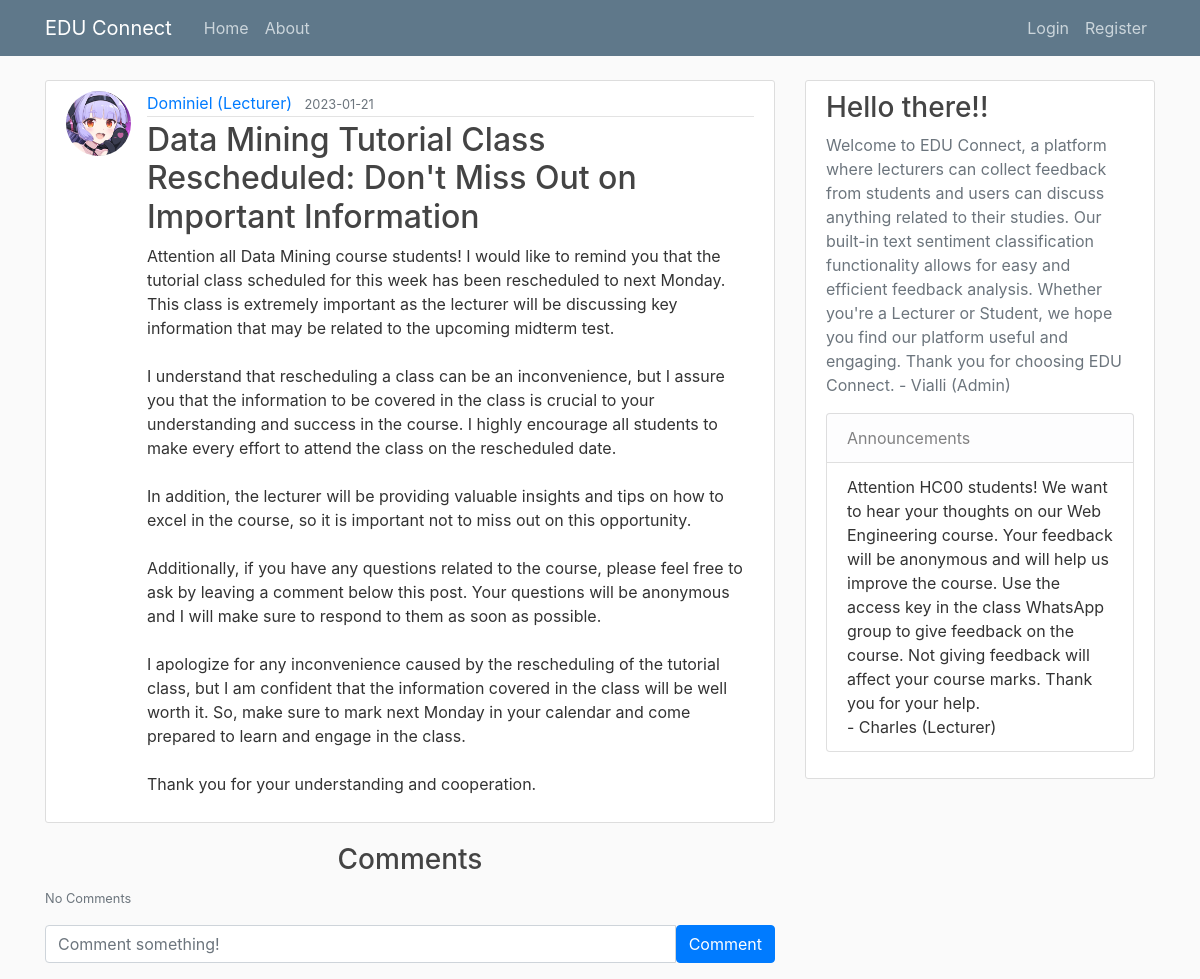
The app's page /post_id?postid=2 with its own data.
### EDUConnect/models.py (models this page shows, shortened)
class User(db.Model, UserMixin):
    id = db.Column(db.Integer, primary_key=True)
    username = db.Column(db.String(20), unique=True, nullable=False)
    email = db.Column(db.String(120), unique=True, nullable=False)
    image_file = db.Column(db.String(20), nullable=False, default='default.jpg')
    password = db.Column(db.String(60), nullable=False)
    posts = db.relationship('Post', backref='author', lazy=True)
    comments = db.relationship('Comment', backref='user', passive_deletes=True)
    role = db.Column(db.String(20), nullable=False, default='user')

class Post(db.Model):
    id = db.Column(db.Integer, primary_key=True)
    title = db.Column(db.String(100), nullable=False)
    date_posted = db.Column(db.DateTime, nullable=False, default=datetime.utcnow)
    content = db.Column(db.Text, nullable=False)
    user_id = db.Column(db.Integer, db.ForeignKey('user.id'), nullable=False)
    anonymous_comments = db.Column(db.Boolean, default=False)
    comments = db.relationship('Comment', backref='post', passive_deletes=True)
    is_private = db.Column(db.Boolean, default=False)
    access_key = db.Column(db.String(60), nullable=True)

class Announcement(db.Model):
    id = db.Column(db.Integer, primary_key=True)
    title = db.Column(db.String(100), nullable=False)
    content = db.Column(db.Text, nullable=False)
    author_id = db.Column(db.Integer, db.ForeignKey('user.id'), nullable=False)
    created_at = db.Column(db.DateTime, default=datetime.utcnow)
    author = db.relationship("User", backref="announcements", lazy=True)

### EDUConnect/main/routes.py (the view, shortened to what this page needs)
@main.route("/post_id")
def post_id():
    announcements = Announcement.query.all()
    post_id = request.args.get('postid')
    post = Post.query.get(post_id)
    comments = Comment.query.filter_by(post_id=post_id).all()
    if post:
        return render_template('post.html', post=post, announcements=announcements, comments=comments)
    else:
        flash('No post found', 'danger')
        return redirect(url_for('main.home'))

### EDUConnect/templates/post.html (shortened to what this page needs)
{% extends "layout.html" %}
{% block content %}
  <article class="media content-section">
    <img class="rounded-circle article-img" src="{{ url_for('static', filename='profile_pics/' + post.author.image_file) }}">
    <div class="media-body">
      <div class="article-metadata">
        <a class="mr-2" href="{{ url_for('users.user_posts', username=post.author.username) }}">{{ post.author.username }}</a>
        <small class="text-muted">{{ post.date_posted.strftime('%Y-%m-%d') }}</small>
      </div>
      <h2 class="article-title">{{ post.title }}</h2>
      <p class="article-content">{{ post.content }}</p>
    </div>
  </article>
  <h3 class="text-center">Comments</h3>
  <p class="card-text">
    {% if post.comments|length > 0 %}
      <div></div>
      <small> A total of {{post.comments|length}} Comments</small>
    </a>
    {% else %}
    <small class="text-muted">No Comments</small>
    {% endif %}
  </p>
  <form
    class="input-group mb-3"
    method="POST"
    action="{{ url_for('posts.create_comment', post_id=post.id) }}"
  >
    <input
      type="text"
      id="text"
      name="text"
      class="form-control"
      placeholder="Comment something!"
    />
    <button type="submit" class="btn btn-primary">Comment</button>
  </form>
{% endblock content %}

### EDUConnect/templates/layout.html (shortened to what this page needs)
<!DOCTYPE html>
<html>
<head>
    <link rel="stylesheet" href="https://maxcdn.bootstrapcdn.com/bootstrap/4.0.0/css/bootstrap.min.css">
    <link rel="stylesheet" type="text/css" href="{{ url_for('static', filename='main.css') }}">
</head>
<body>
    <header class="site-header">
      <nav class="navbar navbar-expand-md navbar-dark bg-steel fixed-top">
        <div class="container">
          <a class="navbar-brand mr-4" href="/">EDU Connect </a>
          <div class="collapse navbar-collapse" id="navbarToggle">
            <div class="navbar-nav mr-auto">
              <a class="nav-item nav-link" href="{{ url_for('main.home') }}">Home</a>
              <a class="nav-item nav-link" href="{{ url_for('main.about') }}">About</a>
            </div>
            <div class="navbar-nav">
              {% if current_user.is_authenticated %}
                {% if current_user.role == "lecturer"%}
                  <a class="nav-item nav-link" href="{{ url_for('announcements.new_announcement') }}">New Announcement</a>
                {% endif %}
                {% if current_user.role == "admin"%}
                  <a class="nav-item nav-link" href="{{ url_for('announcements.new_announcement') }}">New Announcement</a>
                {% endif %}
                <a class="nav-item nav-link" href="{{ url_for('posts.new_post') }}">New Post</a>
                <a class="nav-item nav-link" href="{{ url_for('users.account') }}">Account</a>
                <a class="nav-item nav-link" style="color:white;">{{current_user.username}}</a>
                <a class="nav-item nav-link" href="{{ url_for('users.logout') }}">Logout</a>
              {% else %}
                <a class="nav-item nav-link" href="{{ url_for('users.login') }}">Login</a>
                <a class="nav-item nav-link" href="{{ url_for('users.register') }}">Register</a>
              {% endif %}
            </div>
          </div>
        </div>
      </nav>
    </header>
    <main role="main" class="container">
      <div class="row">
        <div class="col-md-8">
          {% block content %}{% endblock %}
        </div>
        <div class="col-md-4">
          <div class="content-section">
            <h3>Hello there!!</h3>
            <p class='text-muted'>Welcome to EDU Connect, a platform where lecturers can collect feedback from students and users can discuss anything related to their studies. Our built-in text sentiment classification functionality allows for easy and efficient feedback analysis. Whether you're a Lecturer or Student, we hope you find our platform useful and engaging. Thank you for choosing EDU Connect.
              - Vialli (Admin)
              <ul class="list-group">
                  <li class="list-group-item list-group-item-light">Announcements</li>
                  {% for announcement in announcements %}
                    <li class="list-group-item">{{ announcement.content }} <br> - {{ announcement.author.username }}</li>
                  {% endfor %}
              </ul>
            </p>
          </div>
        </div>
      </div>
    </main>
</body>
</html>

### EDUConnect/static/main.css (style rules this page uses)
body { background: #fafafa; color: #333333; margin-top: 5rem; }
h1, h2, h3, h4, h5, h6 { color: #444444; }
.bg-steel { background-color: #5f788a; }
.site-header .navbar-nav .nav-link { color: #cbd5db; }
.content-section { background: #ffffff; padding: 10px 20px; border: 1px solid #dddddd; border-radius: 3px; margin-bottom: 20px; }
.article-title { color: #444444; }
.article-content { white-space: pre-line; }
.article-img { height: 65px; width: 65px; margin-right: 16px; }
.article-metadata { padding-bottom: 1px; margin-bottom: 4px; border-bottom: 1px solid #e3e3e3 }

### records on screen
User: image_file (picture), author.username "Dominiel (Lecturer)"
Post: date_posted "2023-01-21", title "Data Mining Tutorial Class Rescheduled: Don't Miss Out on Important Information", content "Attention all Data Mining course students! I would like to remind you that the tutorial class scheduled for this week has been rescheduled to next Monday. This class is extremely important as the lecturer will be discussing key information that may be related to the upcoming midterm test. I understand that rescheduling a class can be an inconvenience, but I assure you that the information to be covered in the class is crucial to your understanding and success in the course. I highly encourage all students to make every effort to attend the class on the rescheduled date. In addition, the lecturer will be providing valuable insights and tips on how to excel in the course, so it is important…"
Announcement: content "Attention HC00 students! We want to hear your thoughts on our Web Engineering course. Your feedback will be anonymous and will help us improve the course. Use the access key in the class WhatsApp group to give feedback on the course. Not giving feedback will affect your course marks. Thank you for your help.", author.username "Charles (Lecturer)"
